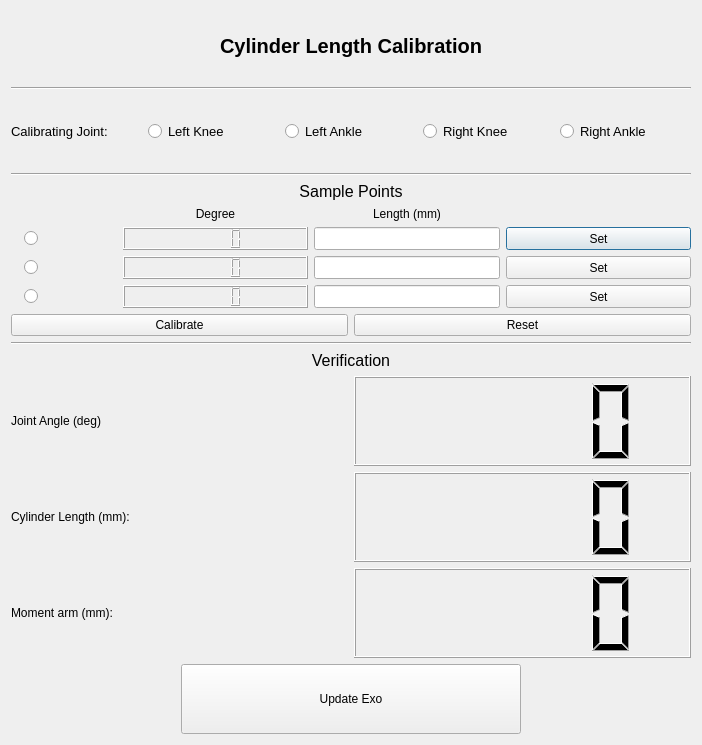
<?xml version="1.0" encoding="UTF-8"?>
<ui version="4.0">
 <class>Cylinder_calib</class>
 <widget class="QDialog" name="Cylinder_calib">
  <property name="geometry">
   <rect>
    <x>0</x>
    <y>0</y>
    <width>702</width>
    <height>745</height>
   </rect>
  </property>
  <property name="mouseTracking">
   <bool>false</bool>
  </property>
  <property name="windowTitle">
   <string>Cylinder Calibration</string>
  </property>
  <layout class="QVBoxLayout" name="verticalLayout_2" stretch="1,0,1,0,0,0,0,0,0,4,1">
   <item>
    <widget class="QLabel" name="label">
     <property name="font">
      <font>
       <pointsize>15</pointsize>
       <weight>75</weight>
       <bold>true</bold>
      </font>
     </property>
     <property name="text">
      <string>Cylinder Length Calibration</string>
     </property>
     <property name="alignment">
      <set>Qt::AlignCenter</set>
     </property>
    </widget>
   </item>
   <item>
    <widget class="Line" name="line_2">
     <property name="orientation">
      <enum>Qt::Horizontal</enum>
     </property>
    </widget>
   </item>
   <item>
    <layout class="QHBoxLayout" name="horizontalLayout">
     <item>
      <widget class="QLabel" name="label_2">
       <property name="sizePolicy">
        <sizepolicy hsizetype="Minimum" vsizetype="Preferred">
         <horstretch>0</horstretch>
         <verstretch>0</verstretch>
        </sizepolicy>
       </property>
       <property name="font">
        <font>
         <pointsize>10</pointsize>
        </font>
       </property>
       <property name="text">
        <string>Calibrating Joint: </string>
       </property>
      </widget>
     </item>
     <item>
      <widget class="QRadioButton" name="radio_left_knee">
       <property name="sizePolicy">
        <sizepolicy hsizetype="Minimum" vsizetype="Preferred">
         <horstretch>0</horstretch>
         <verstretch>0</verstretch>
        </sizepolicy>
       </property>
       <property name="font">
        <font>
         <pointsize>10</pointsize>
        </font>
       </property>
       <property name="text">
        <string>Left Knee</string>
       </property>
      </widget>
     </item>
     <item>
      <widget class="QRadioButton" name="radio_left_ankle">
       <property name="sizePolicy">
        <sizepolicy hsizetype="Minimum" vsizetype="Preferred">
         <horstretch>0</horstretch>
         <verstretch>0</verstretch>
        </sizepolicy>
       </property>
       <property name="font">
        <font>
         <pointsize>10</pointsize>
        </font>
       </property>
       <property name="text">
        <string>Left Ankle</string>
       </property>
      </widget>
     </item>
     <item>
      <widget class="QRadioButton" name="radio_right_knee">
       <property name="sizePolicy">
        <sizepolicy hsizetype="Minimum" vsizetype="Preferred">
         <horstretch>0</horstretch>
         <verstretch>0</verstretch>
        </sizepolicy>
       </property>
       <property name="font">
        <font>
         <pointsize>10</pointsize>
        </font>
       </property>
       <property name="text">
        <string>Right Knee</string>
       </property>
      </widget>
     </item>
     <item>
      <widget class="QRadioButton" name="radio_right_ankle">
       <property name="sizePolicy">
        <sizepolicy hsizetype="Minimum" vsizetype="Preferred">
         <horstretch>0</horstretch>
         <verstretch>0</verstretch>
        </sizepolicy>
       </property>
       <property name="font">
        <font>
         <pointsize>10</pointsize>
        </font>
       </property>
       <property name="text">
        <string>Right Ankle</string>
       </property>
      </widget>
     </item>
    </layout>
   </item>
   <item>
    <widget class="Line" name="line">
     <property name="orientation">
      <enum>Qt::Horizontal</enum>
     </property>
    </widget>
   </item>
   <item>
    <widget class="QLabel" name="label_7">
     <property name="font">
      <font>
       <pointsize>12</pointsize>
      </font>
     </property>
     <property name="text">
      <string>Sample Points</string>
     </property>
     <property name="alignment">
      <set>Qt::AlignCenter</set>
     </property>
    </widget>
   </item>
   <item>
    <layout class="QHBoxLayout" name="horizontalLayout_2" stretch="0,0">
     <item>
      <widget class="QLabel" name="label_3">
       <property name="text">
        <string/>
       </property>
       <property name="pixmap">
        <pixmap>../Resource/cylinder.jpg</pixmap>
       </property>
      </widget>
     </item>
     <item>
      <layout class="QGridLayout" name="gridLayout" columnstretch="1,2,2,2">
       <item row="1" column="1">
        <widget class="QLCDNumber" name="lcd_angle_1">
         <property name="font">
          <font>
           <underline>false</underline>
          </font>
         </property>
        </widget>
       </item>
       <item row="1" column="2">
        <widget class="QLineEdit" name="lineEdit_l1">
         <property name="sizePolicy">
          <sizepolicy hsizetype="Expanding" vsizetype="Preferred">
           <horstretch>0</horstretch>
           <verstretch>0</verstretch>
          </sizepolicy>
         </property>
        </widget>
       </item>
       <item row="1" column="3">
        <widget class="QPushButton" name="btn_set_1">
         <property name="sizePolicy">
          <sizepolicy hsizetype="Minimum" vsizetype="Preferred">
           <horstretch>0</horstretch>
           <verstretch>0</verstretch>
          </sizepolicy>
         </property>
         <property name="text">
          <string>Set</string>
         </property>
        </widget>
       </item>
       <item row="2" column="3">
        <widget class="QPushButton" name="btn_set_2">
         <property name="sizePolicy">
          <sizepolicy hsizetype="Minimum" vsizetype="Preferred">
           <horstretch>0</horstretch>
           <verstretch>0</verstretch>
          </sizepolicy>
         </property>
         <property name="text">
          <string>Set</string>
         </property>
        </widget>
       </item>
       <item row="2" column="1">
        <widget class="QLCDNumber" name="lcd_angle_2"/>
       </item>
       <item row="2" column="2">
        <widget class="QLineEdit" name="lineEdit_l2">
         <property name="sizePolicy">
          <sizepolicy hsizetype="Expanding" vsizetype="Preferred">
           <horstretch>0</horstretch>
           <verstretch>0</verstretch>
          </sizepolicy>
         </property>
        </widget>
       </item>
       <item row="3" column="1">
        <widget class="QLCDNumber" name="lcd_angle_3"/>
       </item>
       <item row="3" column="2">
        <widget class="QLineEdit" name="lineEdit_l3">
         <property name="sizePolicy">
          <sizepolicy hsizetype="Expanding" vsizetype="Preferred">
           <horstretch>0</horstretch>
           <verstretch>0</verstretch>
          </sizepolicy>
         </property>
        </widget>
       </item>
       <item row="3" column="3">
        <widget class="QPushButton" name="btn_set_3">
         <property name="sizePolicy">
          <sizepolicy hsizetype="Minimum" vsizetype="Preferred">
           <horstretch>0</horstretch>
           <verstretch>0</verstretch>
          </sizepolicy>
         </property>
         <property name="text">
          <string>Set</string>
         </property>
        </widget>
       </item>
       <item row="0" column="1">
        <widget class="QLabel" name="label_8">
         <property name="text">
          <string>Degree</string>
         </property>
         <property name="alignment">
          <set>Qt::AlignCenter</set>
         </property>
        </widget>
       </item>
       <item row="0" column="2">
        <widget class="QLabel" name="label_9">
         <property name="text">
          <string>Length (mm)</string>
         </property>
         <property name="alignment">
          <set>Qt::AlignCenter</set>
         </property>
        </widget>
       </item>
       <item row="1" column="0">
        <widget class="QRadioButton" name="radio_joint1">
         <property name="sizePolicy">
          <sizepolicy hsizetype="Minimum" vsizetype="Preferred">
           <horstretch>0</horstretch>
           <verstretch>0</verstretch>
          </sizepolicy>
         </property>
         <property name="text">
          <string/>
         </property>
         <property name="autoExclusive">
          <bool>false</bool>
         </property>
        </widget>
       </item>
       <item row="2" column="0">
        <widget class="QRadioButton" name="radio_joint2">
         <property name="sizePolicy">
          <sizepolicy hsizetype="Minimum" vsizetype="Preferred">
           <horstretch>0</horstretch>
           <verstretch>0</verstretch>
          </sizepolicy>
         </property>
         <property name="text">
          <string/>
         </property>
         <property name="autoExclusive">
          <bool>false</bool>
         </property>
        </widget>
       </item>
       <item row="3" column="0">
        <widget class="QRadioButton" name="radio_joint3">
         <property name="sizePolicy">
          <sizepolicy hsizetype="Minimum" vsizetype="Preferred">
           <horstretch>0</horstretch>
           <verstretch>0</verstretch>
          </sizepolicy>
         </property>
         <property name="text">
          <string/>
         </property>
         <property name="autoExclusive">
          <bool>false</bool>
         </property>
        </widget>
       </item>
      </layout>
     </item>
    </layout>
   </item>
   <item>
    <layout class="QHBoxLayout" name="horizontalLayout_4">
     <item>
      <widget class="QPushButton" name="btn_calibrate">
       <property name="sizePolicy">
        <sizepolicy hsizetype="Minimum" vsizetype="Preferred">
         <horstretch>0</horstretch>
         <verstretch>0</verstretch>
        </sizepolicy>
       </property>
       <property name="text">
        <string>Calibrate</string>
       </property>
      </widget>
     </item>
     <item>
      <widget class="QPushButton" name="btn_reset">
       <property name="sizePolicy">
        <sizepolicy hsizetype="Minimum" vsizetype="Preferred">
         <horstretch>0</horstretch>
         <verstretch>0</verstretch>
        </sizepolicy>
       </property>
       <property name="text">
        <string>Reset</string>
       </property>
      </widget>
     </item>
    </layout>
   </item>
   <item>
    <widget class="Line" name="line_3">
     <property name="orientation">
      <enum>Qt::Horizontal</enum>
     </property>
    </widget>
   </item>
   <item>
    <widget class="QLabel" name="label_10">
     <property name="font">
      <font>
       <pointsize>12</pointsize>
      </font>
     </property>
     <property name="text">
      <string>Verification</string>
     </property>
     <property name="alignment">
      <set>Qt::AlignCenter</set>
     </property>
    </widget>
   </item>
   <item>
    <layout class="QGridLayout" name="gridLayout_2">
     <item row="0" column="0">
      <widget class="QLabel" name="label_11">
       <property name="text">
        <string>Joint Angle (deg)</string>
       </property>
      </widget>
     </item>
     <item row="1" column="1">
      <widget class="QLCDNumber" name="lcd_verify_length"/>
     </item>
     <item row="0" column="1">
      <widget class="QLCDNumber" name="lcd_verify_angle">
       <property name="sizePolicy">
        <sizepolicy hsizetype="Minimum" vsizetype="Preferred">
         <horstretch>0</horstretch>
         <verstretch>0</verstretch>
        </sizepolicy>
       </property>
       <property name="font">
        <font>
         <pointsize>11</pointsize>
         <weight>50</weight>
         <bold>false</bold>
        </font>
       </property>
      </widget>
     </item>
     <item row="1" column="0">
      <widget class="QLabel" name="label_12">
       <property name="text">
        <string>Cylinder Length (mm):</string>
       </property>
      </widget>
     </item>
     <item row="2" column="0">
      <widget class="QLabel" name="label_4">
       <property name="text">
        <string>Moment arm (mm): </string>
       </property>
      </widget>
     </item>
     <item row="2" column="1">
      <widget class="QLCDNumber" name="lcd_moment_arm"/>
     </item>
    </layout>
   </item>
   <item>
    <layout class="QHBoxLayout" name="horizontalLayout_5" stretch="1,2,1">
     <item>
      <spacer name="horizontalSpacer">
       <property name="orientation">
        <enum>Qt::Horizontal</enum>
       </property>
       <property name="sizeHint" stdset="0">
        <size>
         <width>40</width>
         <height>20</height>
        </size>
       </property>
      </spacer>
     </item>
     <item>
      <widget class="QPushButton" name="btn_update_exo">
       <property name="sizePolicy">
        <sizepolicy hsizetype="Minimum" vsizetype="Preferred">
         <horstretch>0</horstretch>
         <verstretch>0</verstretch>
        </sizepolicy>
       </property>
       <property name="text">
        <string>Update Exo</string>
       </property>
      </widget>
     </item>
     <item>
      <spacer name="horizontalSpacer_2">
       <property name="orientation">
        <enum>Qt::Horizontal</enum>
       </property>
       <property name="sizeHint" stdset="0">
        <size>
         <width>40</width>
         <height>20</height>
        </size>
       </property>
      </spacer>
     </item>
    </layout>
   </item>
  </layout>
 </widget>
 <resources/>
 <connections/>
</ui>
